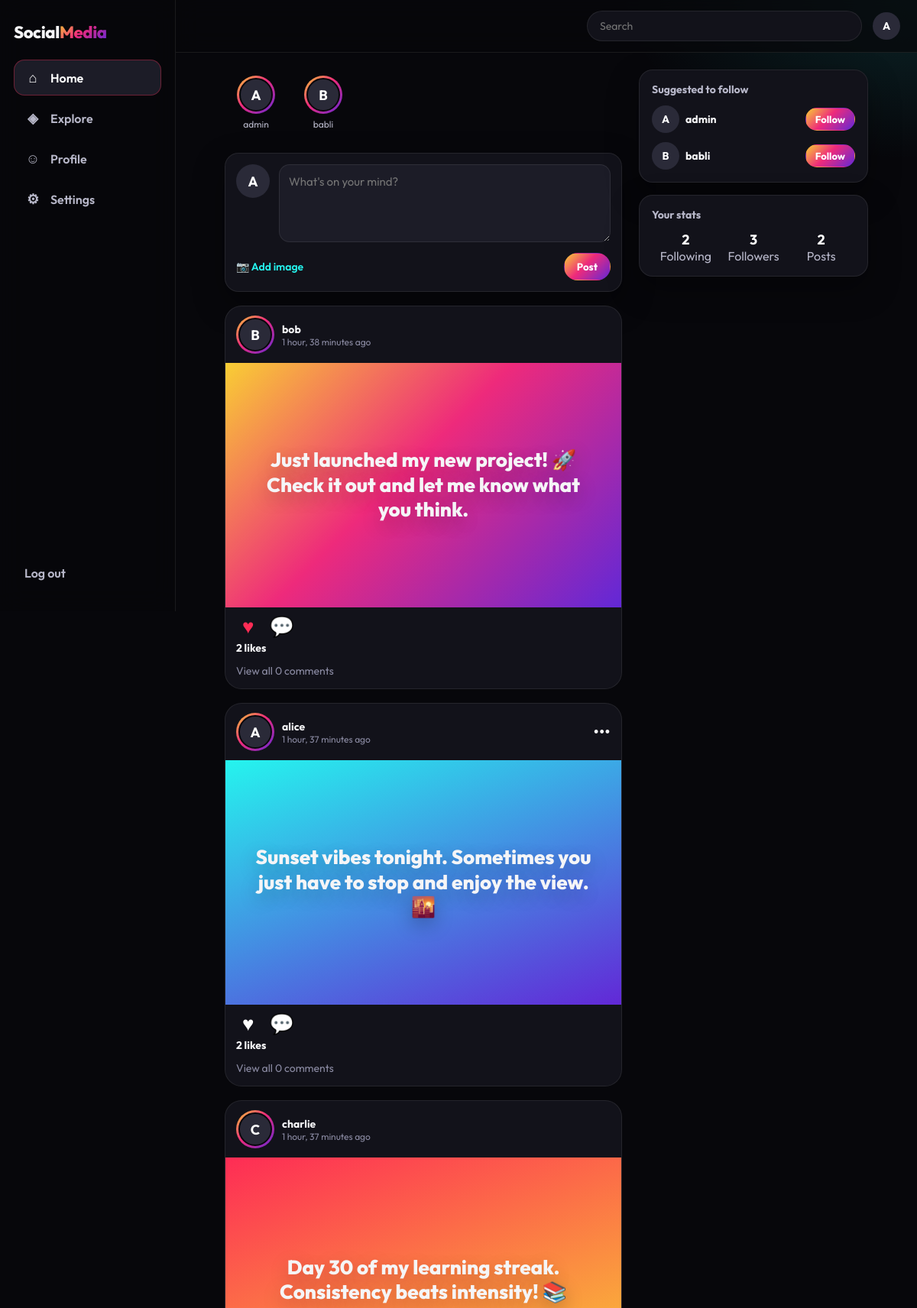
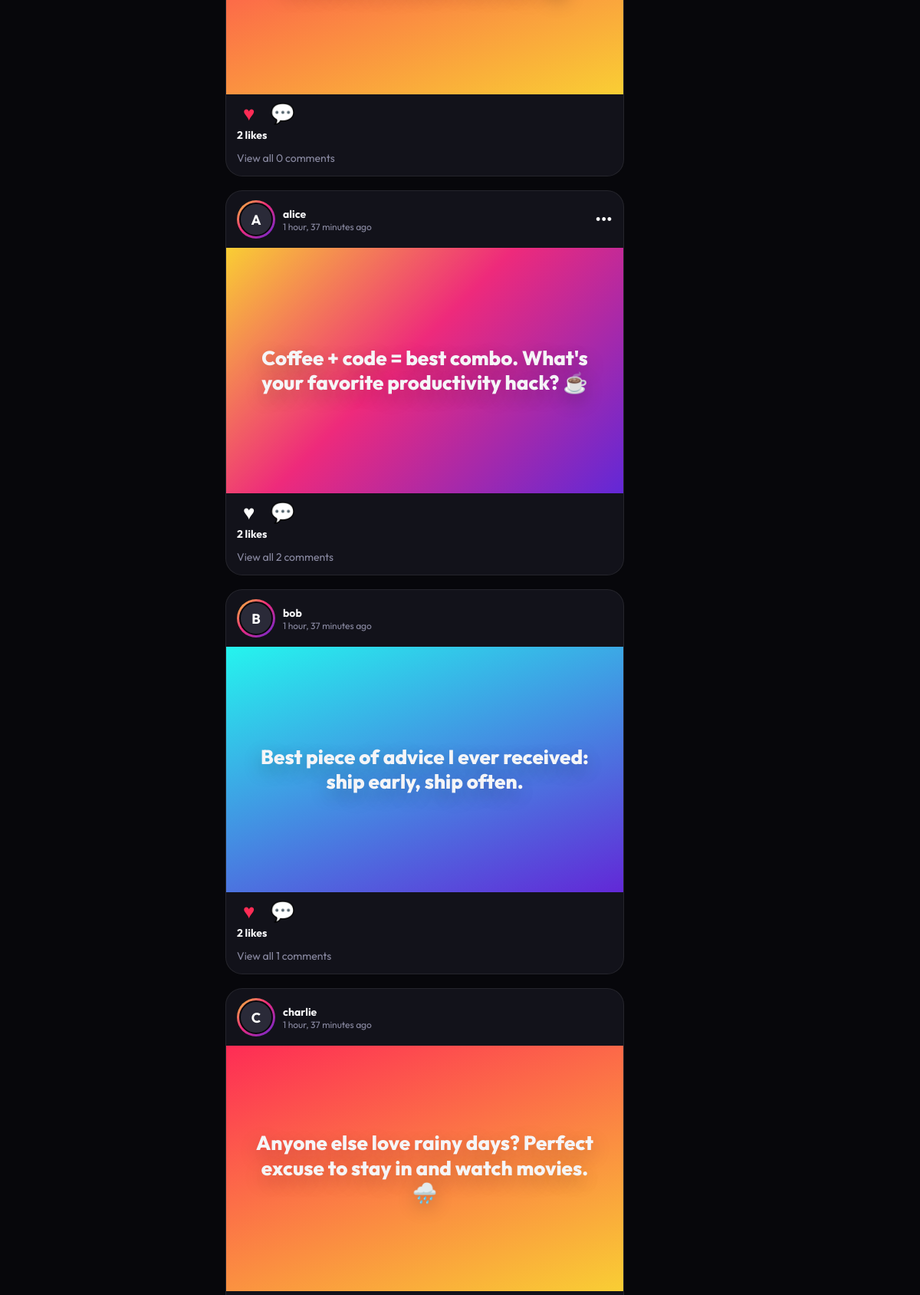
/feed/ (signed in, upper part), run on the app's committed database (2 pictures, top to bottom).
### core/models.py (models this page shows, shortened)
class Post(models.Model):
    author = models.ForeignKey(User, on_delete=models.CASCADE, related_name='posts')
    content = models.TextField(max_length=2000)
    image = models.ImageField(upload_to='posts/', blank=True, null=True)
    created_at = models.DateTimeField(default=timezone.now)
    class Meta:
        ordering = ['-created_at', '-id']
    @property
    def likes_count(self):
        return self.likes.count()
    @property
    def comments_count(self):
        return self.comments.count()

### core/views.py (the view)
# urls.py: path('feed/', views.feed_view, name='feed'),
@login_required
def feed_view(request):
    following_ids = request.user.following.values_list('followed_id', flat=True)
    user_ids = list(following_ids) + [request.user.id]
    posts = _posts_for(request.user).filter(author_id__in=user_ids)
    post_form = PostForm()
    return render(request, 'feed.html', {
        'posts': posts,
        'post_form': post_form,
        'active_page': 'feed',
        'section_title': 'Your Feed',
        'suggested_users': _suggested_users(request.user),
    })

### core/forms.py
class PostForm(forms.ModelForm):
    class Meta:
        model = Post
        fields = ['content', 'image']
        widgets = {
            'content': forms.Textarea(attrs={
                'placeholder': "What's on your mind?",
                'rows': 4,
                'maxlength': 2000,
            }),
        }

### core/views.py (called while the page is built)
def _posts_for(user):
    qs = (
        Post.objects
        .select_related('author', 'author__profile')
        .annotate(
            like_count=Count('likes', distinct=True),
            comment_count=Count('comments', distinct=True),
        )
    )
    if getattr(user, 'is_authenticated', False):
        qs = qs.annotate(
            user_liked=Exists(Like.objects.filter(post=OuterRef('pk'), user=user))
        )
    else:
        qs = qs.annotate(user_liked=Value(False, output_field=BooleanField()))
    return qs

def _suggested_users(user, limit=5):
    followed_ids = user.following.values_list('followed_id', flat=True)
    return (
        User.objects
        .exclude(pk__in=list(followed_ids) + [user.pk])
        .annotate(post_count=Count('posts'))
        .order_by('-post_count')[:limit]
    )

### templates/feed.html (shortened to what this page needs)
{% extends 'base.html' %}
{% block body_class %}page-{{ active_page }}{% endblock %}
{% block content %}
<div class="layout layout--feed">
    <div class="feed-column">
        {% if suggested_users and active_page == 'feed' %}
        <div class="stories">
            {% for u in suggested_users %}
            <a href="{% url 'profile' username=u.username %}" class="story">
                <span class="ring">
                    {% if u.profile.avatar %}
                        <img class="avatar avatar--md" src="{{ u.profile.avatar.url }}" alt="">
                    {% else %}
                        <span class="avatar avatar--md avatar--placeholder">{{ u.username|first|upper }}</span>
                    {% endif %}
                </span>
                <span class="story-name">{{ u.username }}</span>
            </a>
            {% endfor %}
        </div>
        {% endif %}
        {% if request.user.is_authenticated and active_page == 'feed' %}
        <div class="composer card">
            <form method="post" action="{% url 'post_create' %}" enctype="multipart/form-data" data-post-form>
                <div class="composer-header">
                    {% if request.user.profile.avatar %}
                        <img class="avatar avatar--md" src="{{ request.user.profile.avatar.url }}" alt="{{ request.user.username }}">
                    {% else %}
                        <span class="avatar avatar--md avatar--placeholder">{{ request.user.username|first|upper }}</span>
                    {% endif %}
                    <div class="composer-input-wrap">
                        {{ post_form.content }}
                    </div>
                </div>
                <div class="composer-footer">
                    <label class="file-btn" for="id_image">
                        <span>📷</span> Add image
                    </label>
                    <button type="submit" class="btn btn--primary">Post</button>
                </div>
            </form>
        </div>
        {% endif %}
        <div class="posts-list">
            {% if posts %}
                {% for post in posts %}
                    {% if active_page == 'explore' %}
                        {% include 'includes/_post.html' with post=post mode='reel' %}
                    {% else %}
                        {% include 'includes/_post.html' with post=post mode='feed' %}
                    {% endif %}
                {% endfor %}
            {% endif %}
        </div>
    </div>
    <aside class="sidebar">
        {% if suggested_users %}
        <div class="card">
            <h3 class="sidebar-title">Suggested to follow</h3>
            <ul class="suggest-list">
                {% for u in suggested_users %}
                <li class="suggest-item">
                    <a href="{% url 'profile' username=u.username %}" class="suggest-user">
                        {% if u.profile.avatar %}
                            <img class="avatar avatar--sm" src="{{ u.profile.avatar.url }}" alt="{{ u.username }}">
                        {% else %}
                            <span class="avatar avatar--sm avatar--placeholder">{{ u.username|first|upper }}</span>
                        {% endif %}
                        <span class="suggest-name">{{ u.username }}</span>
                    </a>
                    <form method="post" action="{% url 'follow_toggle' u.username %}" class="follow-form" data-follow-form>
                        <button type="submit" class="btn btn--small btn--primary" data-follow-btn>Follow</button>
                    </form>
                </li>
                {% endfor %}
            </ul>
        </div>
        {% endif %}
        <div class="card stats-card">
            <h3 class="sidebar-title">Your stats</h3>
            <div class="mini-stats">
                <a href="{% url 'following' request.user.username %}" class="mini-stat">
                    <strong>{{ request.user.following.count }}</strong><span>Following</span>
                </a>
                <a href="{% url 'followers' request.user.username %}" class="mini-stat">
                    <strong>{{ request.user.followers.count }}</strong><span>Followers</span>
                </a>
                <a href="{% url 'profile' request.user.username %}" class="mini-stat">
                    <strong>{{ request.user.posts.count }}</strong><span>Posts</span>
                </a>
            </div>
        </div>
    </aside>
</div>
{% endblock %}

### templates/base.html (shortened to what this page needs)
{% load static %}
<!DOCTYPE html>
<html lang="en">
<head>
    <link rel="stylesheet" href="{% static 'css/style.css' %}">
</head>
<body class="{% block body_class %}{% endblock %}">
{% if user.is_authenticated %}
<div class="app-shell">
    <aside class="rail">
        <a href="{% url 'feed' %}" class="brand">Social<span>Media</span></a>
        <nav class="rail-nav">
            <a href="{% url 'feed' %}" class="rail-link {% if active_page == 'feed' %}active{% endif %}">
                <span class="rail-ico" aria-hidden="true">⌂</span> Home
            </a>
            <a href="{% url 'explore' %}" class="rail-link {% if active_page == 'explore' %}active{% endif %}">
                <span class="rail-ico" aria-hidden="true">◈</span> Explore
            </a>
            <a href="{% url 'profile' username=user.username %}" class="rail-link">
                <span class="rail-ico" aria-hidden="true">☺</span> Profile
            </a>
            <a href="{% url 'settings' %}" class="rail-link">
                <span class="rail-ico" aria-hidden="true">⚙</span> Settings
            </a>
        </nav>
        <form method="post" action="{% url 'logout' %}" class="rail-logout">
            <button type="submit" class="rail-link rail-link--btn">Log out</button>
        </form>
    </aside>
    <div class="stage">
        <header class="topbar">
            <form class="nav-search" action="{% url 'explore' %}" method="get">
                <input type="text" name="q" placeholder="Search" value="{{ request.GET.q }}" aria-label="Search">
            </form>
            <div class="nav-user">
                <a href="{% url 'profile' username=user.username %}" class="nav-avatar-wrap" aria-label="Account menu">
                    {% if user.profile.avatar %}
                        <img class="avatar avatar--sm" src="{{ user.profile.avatar.url }}" alt="">
                    {% else %}
                        <span class="avatar avatar--sm avatar--placeholder">{{ user.username|first|upper }}</span>
                    {% endif %}
                </a>
            </div>
        </header>
{% endif %}
<main class="main">
    {% block content %}{% endblock %}
</main>
{% if user.is_authenticated %}
    </div>
</div>
{% endif %}
</body>
</html>

### templates/includes/_post.html (shortened to what this page needs)
<article class="post-card {% if mode == 'reel' %}post-card--reel{% endif %}" data-post-id="{{ post.pk }}">
    {% if mode == 'reel' %}
    <a class="reel-media" href="{% url 'post_detail' post.pk %}">
        {% if post.image %}
            <img src="{{ post.image.url }}" alt="">
        {% else %}
            <span class="reel-copy">{{ post.content }}</span>
        {% endif %}
    </a>
    <div class="reel-shade"></div>
    <div class="reel-meta">
        <a href="{% url 'profile' username=post.author.username %}" class="reel-author">@{{ post.author.username }}</a>
        {% if post.image %}
            <p class="reel-caption">{{ post.content|truncatechars:140 }}</p>
        {% endif %}
    </div>
    <div class="reel-rail">
        <a href="{% url 'profile' username=post.author.username %}" class="reel-avatar">
            {% if post.author.profile.avatar %}
                <img class="avatar avatar--md" src="{{ post.author.profile.avatar.url }}" alt="">
            {% else %}
                <span class="avatar avatar--md avatar--placeholder">{{ post.author.username|first|upper }}</span>
            {% endif %}
        </a>
        <form method="post" action="{% url 'like_toggle' post.pk %}" class="like-form" data-like-form>
            {% csrf_token %}
            <button type="submit" class="reel-action like-btn {% if post.user_liked %}liked{% endif %}"
                    data-like-btn aria-pressed="{% if post.user_liked %}true{% else %}false{% endif %}" aria-label="Like">
                <span class="heart{% if post.user_liked %} filled{% endif %}">♥</span>
            </button>
        </form>
        <strong class="reel-count" data-like-count>{{ post.like_count|default:post.likes_count }}</strong>
        <a href="{% url 'post_detail' post.pk %}#comments" class="reel-action" aria-label="Comments">💬</a>
        <strong class="reel-count" data-comment-count>{{ post.comment_count|default:post.comments_count }}</strong>
    </div>
    {% else %}
    <div class="post-header">
        <a href="{% url 'profile' username=post.author.username %}" class="post-author">
            <span class="ring">
                {% if post.author.profile.avatar %}
                    <img class="avatar avatar--md" src="{{ post.author.profile.avatar.url }}" alt="">
                {% else %}
                    <span class="avatar avatar--md avatar--placeholder">{{ post.author.username|first|upper }}</span>
                {% endif %}
            </span>
            <div class="post-author-name">
                <strong>{{ post.author.username }}</strong>
                <span class="post-meta" title="{{ post.created_at|date:'F j, Y g:i A' }}">{{ post.created_at|timesince }} ago</span>
            </div>
        </a>
        {% if post.author == request.user %}
        <div class="post-actions-menu">
            <button type="button" class="icon-btn" data-menu-toggle aria-label="Post options">•••</button>
        </div>
        {% endif %}
    </div>
    <div class="post-visual">
        {% if post.image %}
            <img class="post-image" src="{{ post.image.url }}" alt="">
        {% else %}
            <div class="post-canvas"><p>{{ post.content }}</p></div>
        {% endif %}
    </div>
    <div class="post-footer">
        <div class="post-actions">
            <form method="post" action="{% url 'like_toggle' post.pk %}" class="like-form" data-like-form>
                <button type="submit" class="action-btn like-btn {% if post.user_liked %}liked{% endif %}"
                        data-like-btn aria-pressed="{% if post.user_liked %}true{% else %}false{% endif %}" aria-label="Like">
                    <span class="heart{% if post.user_liked %} filled{% endif %}">♥</span>
                </button>
            </form>
            {% if request.resolver_match.url_name == 'post_detail' %}
            <button type="button" class="action-btn" data-scroll-to-comments aria-label="Comments">💬</button>
            {% else %}
            <a href="{% url 'post_detail' post.pk %}#comments" class="action-btn" aria-label="Comments">💬</a>
            {% endif %}
        </div>
        <p class="ig-likes"><span data-like-count>{{ post.like_count|default:post.likes_count }}</span> likes</p>
        <a href="{% url 'post_detail' post.pk %}#comments" class="view-comments">
            View all <span data-comment-count>{{ post.comment_count|default:post.comments_count }}</span> comments
        </a>
    </div>
    {% endif %}
</article>

### data on the page
Post: author.username|first "B", author.username "bob", created_at "1 hour, 38 minutes", content "Just launched my new project! 🚀 Check it out and let me know what you think.", like_count "2", comment_count "0"
Post: author.username|first "A", author.username "alice", created_at "1 hour, 37 minutes", content "Sunset vibes tonight. Sometimes you just have to stop and enjoy the view. 🌇", like_count "2", comment_count "0"
Post: author.username|first "C", author.username "charlie", created_at "1 hour, 37 minutes", content "Day 30 of my learning streak. Consistency beats intensity! 📚", like_count "2", comment_count "0"
Post: author.username|first "A", author.username "alice", created_at "1 hour, 37 minutes", content "Coffee + code = best combo. What's your favorite productivity hack? ☕", like_count "2", comment_count "2"
Post: author.username|first "B", author.username "bob", created_at "1 hour, 37 minutes", content "Best piece of advice I ever received: ship early, ship often.", like_count "2", comment_count "1"
Post: author.username|first "C", author.username "charlie", created_at "1 hour, 37 minutes", content "Anyone else love rainy days? Perfect excuse to stay in and watch movies. 🌧️"

### other printed values
{{ user.username|first|upper }} "A"
{{ u.username|first|upper }} "A"
{{ u.username }} "admin"
{{ u.username|first|upper }} "B"
{{ u.username }} "babli"
{{ request.user.username|first|upper }} "A"
{{ request.user.following.count }} "2"
{{ request.user.followers.count }} "3"
{{ request.user.posts.count }} "2"
